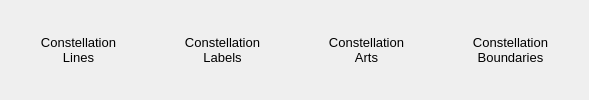
      <widget class="QFrame" name="wSecondRow">
       <layout class="QHBoxLayout" name="horizontalLayout_10">
        <property name="spacing">
         <number>9</number>
        </property>
        <property name="topMargin">
         <number>9</number>
        </property>
        <property name="bottomMargin">
         <number>9</number>
        </property>
        <item>
         <widget class="QPushButton" name="btnConstellationLines">
          <property name="minimumSize">
           <size>
            <width>135</width>
            <height>40</height>
           </size>
          </property>
          <property name="maximumSize">
           <size>
            <width>135</width>
            <height>16777215</height>
           </size>
          </property>
          <property name="styleSheet">
           <string notr="true">QPushButton { 
     border-style: inset;
     border-width: 1px;
     border-radius:5px;
	 padding: 3px;
     border-style: solid;
     border-width: 1px;
     border-radius:5px;
     border-color: palette(button);
	 padding: 3px;
     font-size: 10pt;
}

QPushButton:checked { 
     border-color: palette(dark);
    background-color: qradialgradient(cx: 0.7, cy: 1.4, fx: 0.7, fy: 1.9, radius: 1.5, stop: 0 rgb(255, 255, 0), stop: 1 transparent );
}

QPushButton:pressed { 
     border-color: palette(dark);
     background-color: qradialgradient(cx: 0.7, cy: 1.4, fx: 0.7, fy: 1.9, radius: 1.5, stop: 0 palette(dark), stop: 1 transparent );
}

</string>
          </property>
          <property name="text">
           <string>Constellation
Lines</string>
          </property>
          <property name="icon">
           <iconset resource="../../data/mainRes.qrc">
            <normaloff>:/graphicGui/gui/btConstellationLines-off.png</normaloff>:/graphicGui/gui/btConstellationLines-off.png</iconset>
          </property>
          <property name="iconSize">
           <size>
            <width>32</width>
            <height>32</height>
           </size>
          </property>
          <property name="checkable">
           <bool>true</bool>
          </property>
         </widget>
        </item>
        <item>
         <widget class="QPushButton" name="btnConstellationLabels">
          <property name="minimumSize">
           <size>
            <width>135</width>
            <height>40</height>
           </size>
          </property>
          <property name="maximumSize">
           <size>
            <width>135</width>
            <height>16777215</height>
           </size>
          </property>
          <property name="styleSheet">
           <string notr="true">QPushButton { 
     border-style: inset;
     border-width: 1px;
     border-radius:5px;
	 padding: 3px;
     border-style: solid;
     border-width: 1px;
     border-radius:5px;
     border-color: palette(button);
	 padding: 3px;
     font-size: 10pt;
}

QPushButton:checked { 
     border-color: palette(dark);
    background-color: qradialgradient(cx: 0.7, cy: 1.4, fx: 0.7, fy: 1.9, radius: 1.5, stop: 0 rgb(255, 255, 0), stop: 1 transparent );
}

QPushButton:pressed { 
     border-color: palette(dark);
     background-color: qradialgradient(cx: 0.7, cy: 1.4, fx: 0.7, fy: 1.9, radius: 1.5, stop: 0 palette(dark), stop: 1 transparent );
}

</string>
          </property>
          <property name="text">
           <string>Constellation
Labels</string>
          </property>
          <property name="iconSize">
           <size>
            <width>32</width>
            <height>32</height>
           </size>
          </property>
          <property name="checkable">
           <bool>true</bool>
          </property>
         </widget>
        </item>
        <item>
         <widget class="QPushButton" name="btnConstellationArts">
          <property name="minimumSize">
           <size>
            <width>135</width>
            <height>40</height>
           </size>
          </property>
          <property name="maximumSize">
           <size>
            <width>135</width>
            <height>16777215</height>
           </size>
          </property>
          <property name="styleSheet">
           <string notr="true">QPushButton { 
     border-style: inset;
     border-width: 1px;
     border-radius:5px;
	 padding: 3px;
     border-style: solid;
     border-width: 1px;
     border-radius:5px;
     border-color: palette(button);
	 padding: 3px;
     font-size: 10pt;
}

QPushButton:checked { 
     border-color: palette(dark);
    background-color: qradialgradient(cx: 0.7, cy: 1.4, fx: 0.7, fy: 1.9, radius: 1.5, stop: 0 rgb(255, 255, 0), stop: 1 transparent );
}

QPushButton:pressed { 
     border-color: palette(dark);
     background-color: qradialgradient(cx: 0.7, cy: 1.4, fx: 0.7, fy: 1.9, radius: 1.5, stop: 0 palette(dark), stop: 1 transparent );
}

</string>
          </property>
          <property name="text">
           <string>Constellation
Arts</string>
          </property>
          <property name="icon">
           <iconset resource="../../data/mainRes.qrc">
            <normaloff>:/graphicGui/gui/btConstellationArt-off.png</normaloff>:/graphicGui/gui/btConstellationArt-off.png</iconset>
          </property>
          <property name="iconSize">
           <size>
            <width>32</width>
            <height>32</height>
           </size>
          </property>
          <property name="checkable">
           <bool>true</bool>
          </property>
         </widget>
        </item>
        <item>
         <widget class="QPushButton" name="btnConstellationBoundaries">
          <property name="minimumSize">
           <size>
            <width>135</width>
            <height>40</height>
           </size>
          </property>
          <property name="maximumSize">
           <size>
            <width>135</width>
            <height>16777215</height>
           </size>
          </property>
          <property name="styleSheet">
           <string notr="true">QPushButton { 
     border-style: inset;
     border-width: 1px;
     border-radius:5px;
	 padding: 3px;
     border-style: solid;
     border-width: 1px;
     border-radius:5px;
     border-color: palette(button);
	 padding: 3px;
     font-size: 10pt;
}

QPushButton:checked { 
     border-color: palette(dark);
    background-color: qradialgradient(cx: 0.7, cy: 1.4, fx: 0.7, fy: 1.9, radius: 1.5, stop: 0 rgb(255, 255, 0), stop: 1 transparent );
}

QPushButton:pressed { 
     border-color: palette(dark);
     background-color: qradialgradient(cx: 0.7, cy: 1.4, fx: 0.7, fy: 1.9, radius: 1.5, stop: 0 palette(dark), stop: 1 transparent );
}

</string>
          </property>
          <property name="text">
           <string>Constellation 
Boundaries</string>
          </property>
          <property name="iconSize">
           <size>
            <width>32</width>
            <height>32</height>
           </size>
          </property>
          <property name="checkable">
           <bool>true</bool>
          </property>
         </widget>
        </item>
       </layout>
      </widget>
